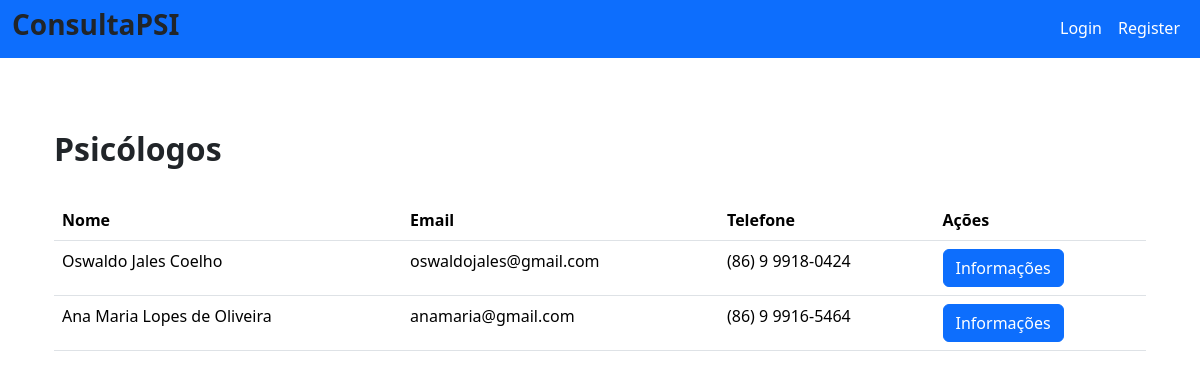
Page /psi/recovery on the earlier database version.
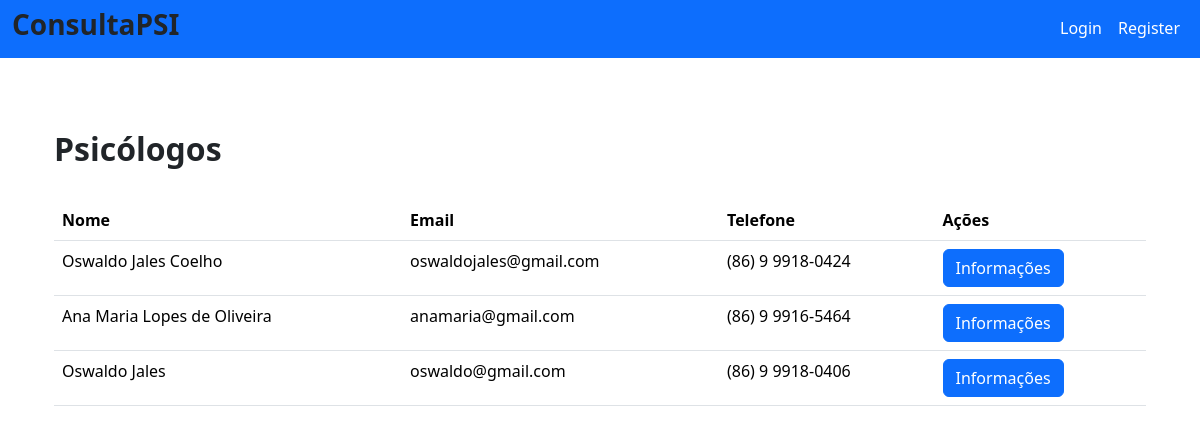
Same page on the later database version.
### database/models/user_model.py (models this page shows, shortened)
class User(db.Model, UserMixin):
    __tablename__ = "user"
    id = db.Column('id', db.Integer, primary_key=True)
    nome = db.Column('nome', db.String(150))
    sobrenome = db.Column('sobrenome', db.String(150))
    crp = db.Column('crp', db.String(20))
    abordagem = db.Column('abordagem', db.String(50))
    email = db.Column('email', db.String(50), unique=True)
    telefone = db.Column('telefone', db.String(15), unique=True, nullable=False)
    login = db.Column('login', db.String(50), unique=True, nullable=False)
    senha = db.Column('senha', db.String(550), nullable=False)
    tipo = db.Column('tipo', db.String(25), nullable=False, default="none")

### routes/psi.py (the view)
@blueprint_psi.route('/recovery')
def recovery():
    psis, error = PsiService.get_all_psis()
    if error:
        flash(error)
        return render_template('psi_recovery.html', psi=[])
    return render_template('psi_recovery.html', psi=psis)

### main.py (called while the page is built)
@app.template_filter('format_phone')
def format_phone(phone):
    return f"({phone[:2]}) {phone[2]} {phone[3:7]}-{phone[7:]}"

### service/psi_service.py (called while the page is built)
    @staticmethod
    def serialize_psi(psi):
        return {
            "id": psi.id,
            "nome": psi.nome,
            "sobrenome": psi.sobrenome,
            "crp": psi.crp,
            "abordagem": psi.abordagem,
            "email": psi.email,
            "telefone": psi.telefone,
            "login": psi.login,
            "tipo": psi.tipo
        }

    @staticmethod
    def get_all_psis(id=None):
        try:
            if id:
                psi = User.query.filter_by(id=id, tipo="psicólogo").first()
                if psi:
                    return PsiService.serialize_psi(psi), None
                else:
                    return None, "Psicólogo não encontrado"
            else:
                psis = User.query.filter_by(tipo="psicólogo").all()
                serialized_psis = [PsiService.serialize_psi(psi) for psi in psis]
                return serialized_psis, None
        except Exception as e:
            return None, str(e)

### templates/psi_recovery.html (shortened to what this page needs)
{% extends 'base.html' %}
{% block conteudo %}
<div class="container">
  <br>
  <h2><b>Psicólogos</b></h2>
  <br>
  <table class="table">
    <thead>
      <tr>
        <th scope="col">Nome</th>
        <th scope="col">Email</th>
        <th scope="col">Telefone</th>
        <th scope="col">Ações</th>
      </tr>
    </thead>
    <tbody>
      {% for psi in psi %}
      <tr>
        <td>{{psi.nome}} {{psi.sobrenome}}</td>
        <td>{{psi.email}}</td>
        <td>{{psi.telefone| format_phone }}</td>
        <td>
          <a type="button" class="btn btn-primary" data-bs-toggle="modal" data-bs-target="#infoModal{{psi.id}}">Informações</a>
        </td>
      </tr>
      {% endfor %}
    </tbody>
  </table>
</div>
{% endblock %}

Differences in the rows shown:
added User: nome "Oswaldo", sobrenome "Jales", email "oswaldo@gmail.com", telefone "(86) 9 9918-0406"
